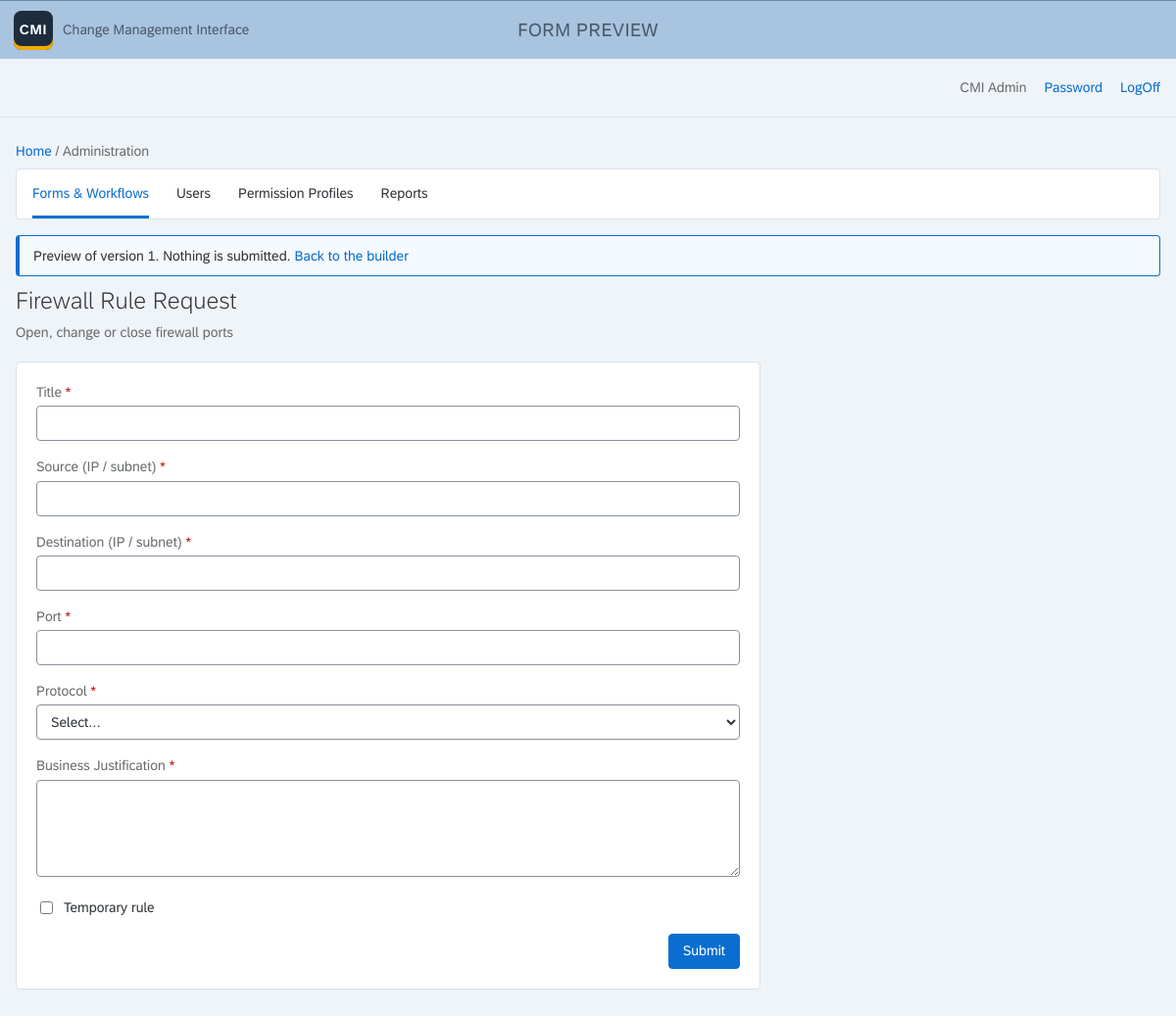
The page /admin/forms/2/preview?version=1 (signed in) on the database its author committed.
### models.py (models this page shows, shortened)
class User(db.Model):
    id = db.Column(db.Integer, primary_key=True)
    email = db.Column(db.String(255), unique=True, nullable=False)
    name = db.Column(db.String(120), nullable=False)
    is_core = db.Column(db.Boolean, default=False, nullable=False)
    password_hash = db.Column(db.String(255))
    active = db.Column(db.Boolean, default=True, nullable=False)
    failed_logins = db.Column(db.Integer, default=0, nullable=False)
    locked_until = db.Column(db.DateTime)
    created_at = db.Column(db.DateTime, default=utcnow, nullable=False)
    deleted_at = db.Column(db.DateTime)  # soft delete: hidden everywhere; restore by clearing it (and setting active) in the DB
    profiles = db.relationship("PermissionProfile", secondary="user_profile", back_populates="users")
    def can(self, perm):
        return any(perm in p.permissions for p in self.profiles)

class FormVersion(db.Model):
    id = db.Column(db.Integer, primary_key=True)
    form_id = db.Column(db.ForeignKey("form.id"), nullable=False)
    version = db.Column(db.Integer, nullable=False)
    schema = db.Column(db.JSON, nullable=False)  # {"fields": [{id, label, type, required, options, ...}]}
    published_at = db.Column(db.DateTime, default=utcnow, nullable=False)
    published_by_id = db.Column(db.ForeignKey("user.id"))
    form = db.relationship("Form", back_populates="versions")
    published_by = db.relationship("User")
    __table_args__ = (db.UniqueConstraint("form_id", "version"),)

class Form(db.Model):
    id = db.Column(db.Integer, primary_key=True)
    key = db.Column(db.String(60), unique=True, nullable=False)
    name = db.Column(db.String(120), nullable=False)
    description = db.Column(db.String(255), default="", nullable=False)
    draft = db.Column(db.JSON, default=lambda: {"fields": []}, nullable=False)  # edited freely, published as a version
    archived = db.Column(db.Boolean, default=False, nullable=False)
    workflow = db.Column(db.JSON, default=list, nullable=False)
    default_assignee_id = db.Column(db.ForeignKey("user.id"))
    deleted_at = db.Column(db.DateTime)  # soft delete: hidden everywhere; restore by clearing it in the DB
    versions = db.relationship("FormVersion", order_by="FormVersion.version", back_populates="form")
    @classmethod
    def live(cls):
        return cls.query.filter(cls.deleted_at.is_(None))
    default_assignee = db.relationship("User")

### admin.py (the view)
@bp.get("/forms/<int:fid>/preview")
def form_preview(fid):
    need("form.publish")
    form = Form.live().filter_by(id=fid).first_or_404()
    version = request.args.get("version", type=int)
    fv = next((v for v in form.versions if v.version == version), None) if version else None
    if version and not fv:
        abort(404)
    return render_template("admin_form_preview.html", form=form, schema=fv.schema if fv else form.draft, fv=fv)

### app.py (called while the page is built)
@app.before_request
def guard():
    if request.method == "POST":
        token = session.get("_csrf")
        if not token or not secrets.compare_digest(request.form.get("_csrf", ""), token):
            abort(400, "Form expired. Reload the page and try again.")
    g.user = db.session.get(User, session["uid"]) if "uid" in session else None
    if g.user and not g.user.active:
        session.clear()
        g.user = None
    if not g.user and request.endpoint not in PUBLIC_ENDPOINTS:
        return redirect(url_for("login"))

@app.after_request
def security_headers(resp):
    resp.headers.setdefault("Content-Security-Policy", "default-src 'self'; style-src 'self' 'unsafe-inline'; "
                            "img-src 'self' data:; frame-ancestors 'none'; form-action 'self'")
    resp.headers.setdefault("X-Content-Type-Options", "nosniff")
    resp.headers.setdefault("Referrer-Policy", "same-origin")
    return resp

@app.context_processor
def template_globals():
    if "_csrf" not in session:
        session["_csrf"] = secrets.token_urlsafe(32)
    return dict(csrf=session["_csrf"])

### core.py (called while the page is built)
def need(perm):
    if not g.user.can(perm):
        abort(403)

### templates/admin_form_preview.html (shortened to what this page needs)
{% extends "base.html" %}
{% from "_macros.html" import form_fields %}
{% block shell %}Form Preview{% endblock %}
{% block body %}
<main class="page">
  {% include "_admin_nav.html" %}
  <div class="msg info">Preview of {{ 'version ' ~ fv.version if fv else 'the current draft' }}. Nothing is submitted.
    <a href="{{ url_for('admin.form_edit', fid=form.id) }}">Back to the builder</a></div>
  <h1 class="title">{{ form.name }}</h1>
  <p class="subtitle">{{ form.description }}</p>
  <form class="panel pad narrow" data-dynamic>
    <div class="field"><label class="req">Title</label><input></div>
    {{ form_fields(schema, request.args, {}) }}
    <div class="actions"><button class="btn emph" type="button" disabled>Submit</button></div>
  </form>
</main>
{% endblock %}

### templates/base.html (shortened to what this page needs)
<!doctype html>
<html lang="en">
<head>
<link rel="stylesheet" href="{{ url_for('static', filename='fiori.css') }}">
</head>
<body>
<header class="shell">
  <a class="logo" href="{{ url_for('home') }}"><b>CMI</b><span>Change Management Interface</span></a>
  <span class="shell-title">{% block shell %}{% endblock %}</span>
</header>
{% if g.user %}
<div class="subbar">
  <span class="user">{{ g.user.name }}</span>
  {% if g.user.is_core %}<a href="{{ url_for('account') }}">Password</a>{% endif %}
  <a href="{{ url_for('logout') }}">LogOff</a>
</div>
{% endif %}
{% block body %}{% endblock %}
</body>
</html>

### static/fiori.css (style rules this page uses)
:root { --shell: #a9c4df; --shell-text: #4a5a6a; --page: #eff4f9; --surface: #fff; --border: #d9e1e8; --rule: #c4cbd2; --text: #32363a; --muted: #6a6d70; --link: #0a6ed1; --brand: #0a6ed1; --brand-hover: #085caf; --positive: #107e3e; --negative: #bb0000; --critical: #e9730c; --info: #0a6ed1; --neutral: #6a6d70; }
* { box-sizing: border-box; }
body { margin: 0; font: 400 14px/1.45 "72", "72full", Arial, Helvetica, sans-serif; color: var(--text); background: var(--page); }
a { color: var(--link); text-decoration: none; }
.shell { height: 60px; display: grid; grid-template-columns: 1fr auto 1fr; align-items: center; padding: 0 14px; background: var(--shell); border-top: 1px solid #6f8aa3; }
.shell-title { color: var(--shell-text); font-size: 19px; letter-spacing: .02em; text-transform: uppercase; }
.logo { justify-self: start; display: inline-flex; align-items: center; gap: 10px; color: var(--shell-text); font-size: 14px; }
.logo b { display: grid; place-items: center; width: 40px; height: 40px; border-radius: 8px; background: #1d2d3e; color: #fff; font-size: 14px; letter-spacing: .06em; box-shadow: inset 0 -4px 0 #f0ab00; }
.subbar { height: 60px; display: flex; justify-content: flex-end; align-items: center; gap: 18px; padding: 0 16px; border-bottom: 1px solid var(--border); }
.subbar .user { color: var(--muted); }
.page { padding: 24px 16px 96px; }
.title { font-size: 24px; font-weight: 300; margin: 0 0 4px; }
.subtitle { color: var(--muted); margin: 0 0 20px; }
.panel { background: var(--surface); border: 1px solid var(--border); border-radius: 4px; }
.btn { font: inherit; height: 36px; padding: 0 14px; border-radius: 4px; cursor: pointer; border: 1px solid var(--brand); background: var(--surface); color: var(--brand); }
.btn.emph { background: var(--brand); color: #fff; }
label { display: block; color: var(--muted); font-size: 14px; margin-bottom: 4px; }
input, select, textarea { font: inherit; color: var(--text); width: 100%; height: 36px; padding: 0 10px; border: 1px solid #89919a; border-radius: 4px; background: var(--surface); }
.msg { padding: 10px 14px; margin-bottom: 8px; border: 1px solid; border-left-width: 4px; border-radius: 4px; background: var(--surface); }
.msg.info { border-color: var(--info); background: #f5faff; }
.field { margin-bottom: 16px; }
.req::after { content: " *"; color: var(--negative); }
.pad { padding: 20px; }
.narrow { max-width: 760px; }
.actions { display: flex; gap: 8px; justify-content: flex-end; margin-top: 8px; }

### rows shown on the page
User: user.name "CMI Admin"
FormVersion: version "version 1"
Form: name "Firewall Rule Request", description "Open, change or close firewall ports"

### other values the page prints
{{ f.label }} "Source (IP / subnet)" "Destination (IP / subnet)" "Port" "Protocol" "Business Justification"
{{ f.label }} "Temporary rule"
